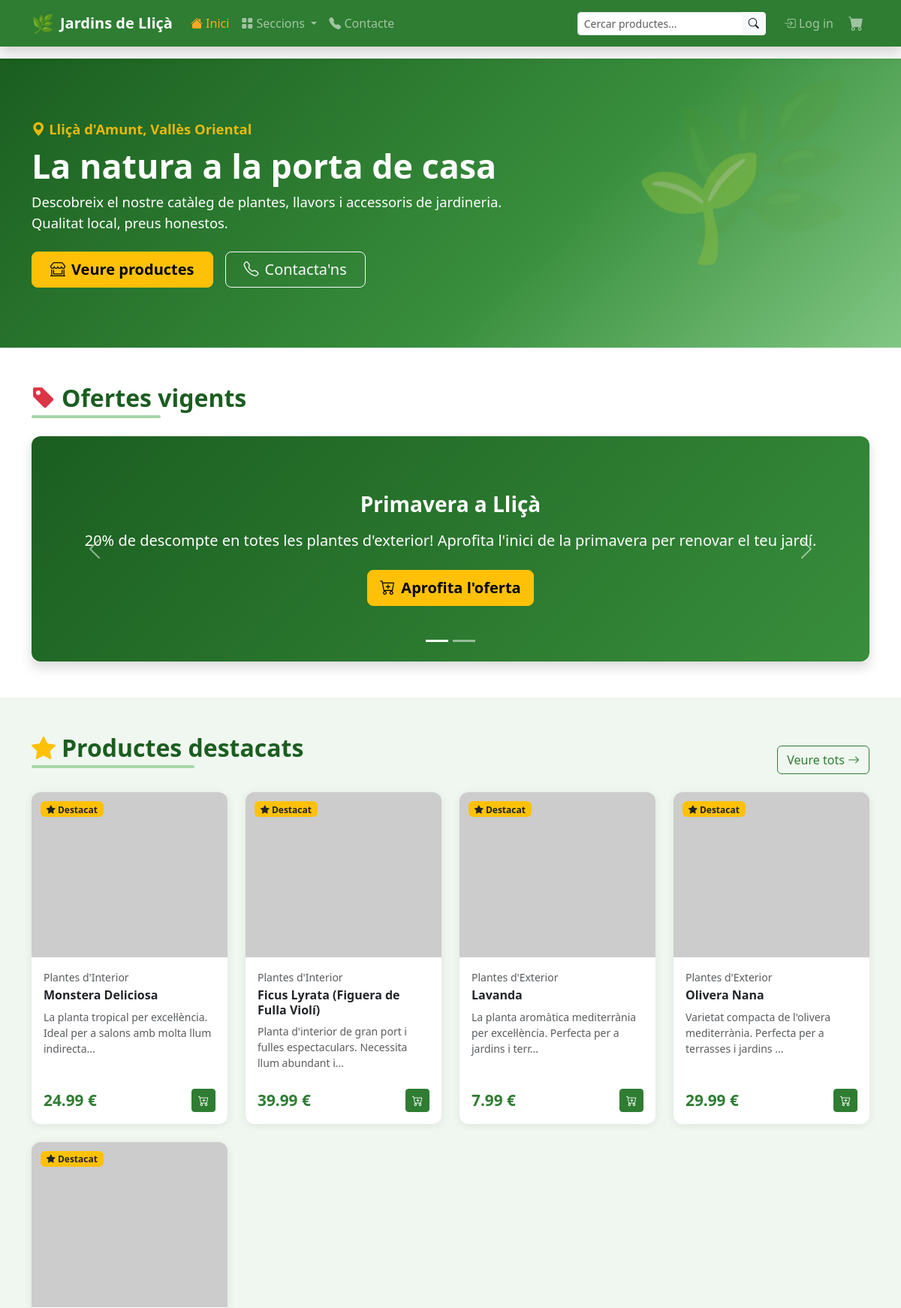
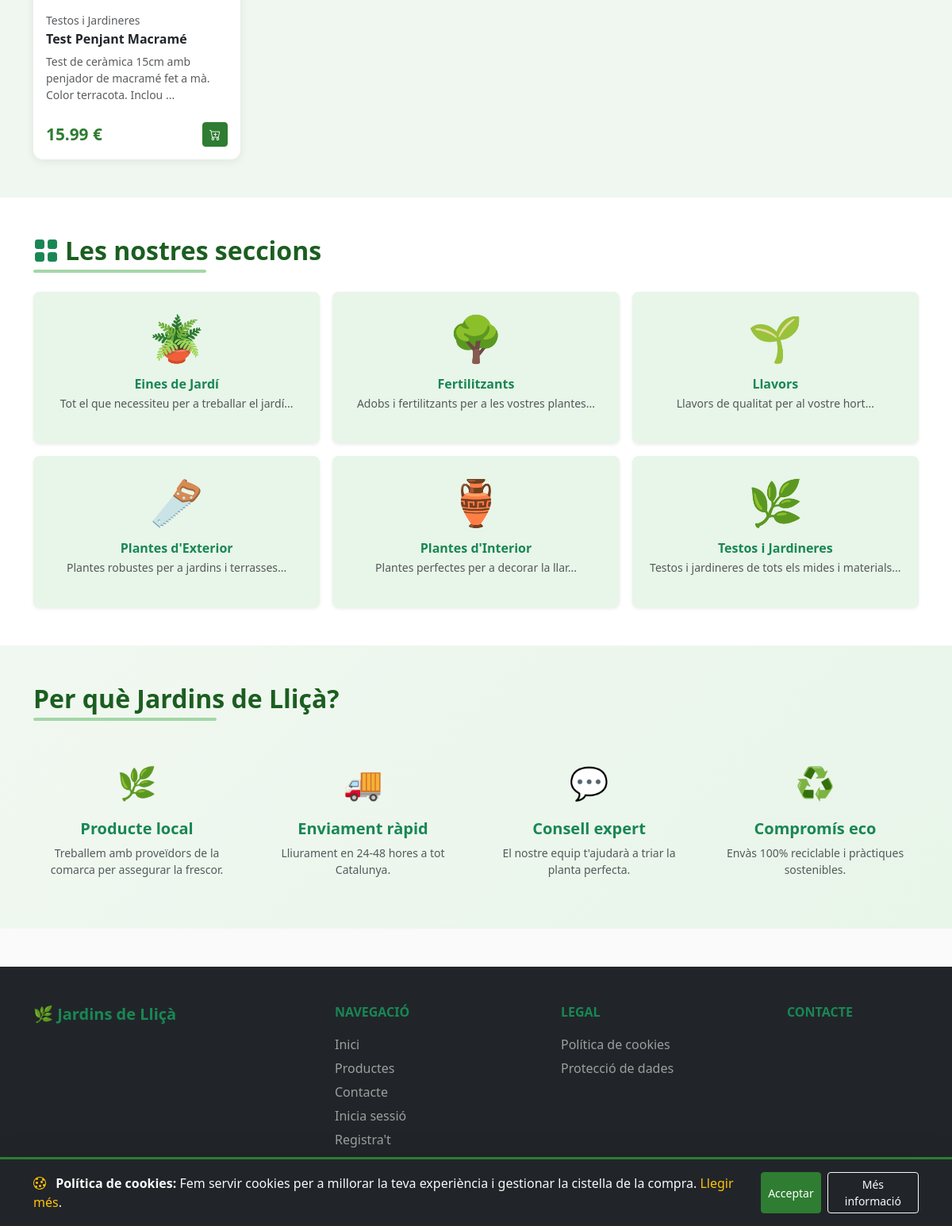
The page / on the database its author committed (2 pictures, top to bottom).
### tables this page shows
CREATE TABLE IF NOT EXISTS offers (
    id INT AUTO_INCREMENT PRIMARY KEY,
    name VARCHAR(200) NOT NULL,
    message TEXT,
    image VARCHAR(255) DEFAULT 'no-image.png',
    active TINYINT(1) DEFAULT 1,
    created_at TIMESTAMP DEFAULT CURRENT_TIMESTAMP
);

CREATE TABLE IF NOT EXISTS products (
    id INT AUTO_INCREMENT PRIMARY KEY,
    name VARCHAR(200) NOT NULL,
    description TEXT,
    price DECIMAL(10,2) NOT NULL,
    category_id INT,
    featured TINYINT(1) DEFAULT 0,
    image VARCHAR(255) DEFAULT 'no-image.png',
    active TINYINT(1) DEFAULT 1,
    stock INT DEFAULT 0,
    created_at TIMESTAMP DEFAULT CURRENT_TIMESTAMP,
    FOREIGN KEY (category_id) REFERENCES categories(id) ON DELETE SET NULL
);

CREATE TABLE IF NOT EXISTS categories (
    id INT AUTO_INCREMENT PRIMARY KEY,
    name VARCHAR(100) NOT NULL,
    slug VARCHAR(100) UNIQUE NOT NULL,
    description TEXT
);

### index.php (the view, shortened to what this page needs)
<?php
require_once 'includes/functions.php';
$offers         = getActiveOffers();
$featuredProducts = getFeaturedProducts();
$categories     = getCategories();
require_once 'includes/header.php';
?>
<section class="hero-section">
    <div class="container">
        <div class="row align-items-center">
            <div class="col-lg-7">
                <p class="text-warning fw-semibold mb-2"><i class="bi bi-geo-alt-fill"></i> Lliçà d'Amunt, Vallès Oriental</p>
                <h1 class="fade-in-up">La natura a la porta de casa</h1>
                <p class="lead fade-in-up">Descobreix el nostre catàleg de plantes, llavors i accessoris de jardineria. Qualitat local, preus honestos.</p>
                <div class="d-flex flex-wrap gap-3 mt-4 fade-in-up">
                    <a href="/PHP_WEB_EI/section.php" class="btn btn-warning btn-lg fw-bold px-4">
                        <i class="bi bi-shop-window me-2"></i>Veure productes
                    </a>
                    <a href="/PHP_WEB_EI/contact.php" class="btn btn-outline-light btn-lg px-4">
                        <i class="bi bi-telephone me-2"></i>Contacta'ns
                    </a>
                </div>
            </div>
            <div class="col-lg-5 text-center d-none d-lg-block">
                <div style="font-size:140px; opacity:0.4;">🌱</div>
            </div>
        </div>
    </div>
</section>
<?php if (!empty($offers)): ?>
<section class="py-5 bg-white">
    <div class="container">
        <h2 class="section-title mb-4"><i class="bi bi-tag-fill text-danger me-2"></i>Ofertes vigents</h2>
        <div id="offersCarousel" class="carousel slide offer-carousel" data-bs-ride="carousel">
            <div class="carousel-indicators">
                <?php foreach ($offers as $i => $offer): ?>
                    <button type="button" data-bs-target="#offersCarousel" data-bs-slide-to="<?= $i ?>" <?= $i === 0 ? 'class="active"' : '' ?>></button>
                <?php endforeach; ?>
            </div>
            <div class="carousel-inner rounded-3 shadow">
                <?php foreach ($offers as $i => $offer): ?>
                <div class="carousel-item <?= $i === 0 ? 'active' : '' ?>">
                    <div class="offer-card d-flex flex-column justify-content-center align-items-center text-center p-5" style="min-height:300px;">
                        <h3 class="fw-bold mb-3"><?= h($offer['name']) ?></h3>
                        <p class="fs-5 opacity-90 mb-4"><?= h($offer['message']) ?></p>
                        <a href="/PHP_WEB_EI/section.php" class="btn btn-warning btn-lg fw-bold">
                            <i class="bi bi-cart-plus me-2"></i>Aprofita l'oferta
                        </a>
                    </div>
                </div>
                <?php endforeach; ?>
            </div>
            <?php if (count($offers) > 1): ?>
            <button class="carousel-control-prev" type="button" data-bs-target="#offersCarousel" data-bs-slide="prev">
                <span class="carousel-control-prev-icon"></span>
            </button>
            <button class="carousel-control-next" type="button" data-bs-target="#offersCarousel" data-bs-slide="next">
                <span class="carousel-control-next-icon"></span>
            </button>
            <?php endif; ?>
        </div>
    </div>
</section>
<?php endif; ?>
<?php if (!empty($featuredProducts)): ?>
<section class="py-5" style="background: #f0f7f0;">
    <div class="container">
        <div class="d-flex justify-content-between align-items-end mb-4">
            <h2 class="section-title"><i class="bi bi-star-fill text-warning me-2"></i>Productes destacats</h2>
            <a href="/PHP_WEB_EI/section.php" class="btn btn-outline-success">Veure tots <i class="bi bi-arrow-right"></i></a>
        </div>
        <div class="row row-cols-1 row-cols-sm-2 row-cols-md-3 row-cols-lg-4 g-4">
            <?php foreach ($featuredProducts as $prod): ?>
            <div class="col">
                <div class="card product-card position-relative">
                    <span class="badge bg-warning text-dark badge-featured"><i class="bi bi-star-fill"></i> Destacat</span>
                    <div class="card-img-wrapper">
                        <?= productImage($prod['image'], $prod['name']) ?>
                    </div>
                    <div class="card-body d-flex flex-column">
                        <p class="text-muted small mb-1"><?= h($prod['category_name'] ?? '') ?></p>
                        <h6 class="card-title fw-bold"><?= h($prod['name']) ?></h6>
                        <p class="card-text text-muted small flex-grow-1"><?= h(mb_substr($prod['description'], 0, 80)) ?>...</p>
                        <div class="d-flex justify-content-between align-items-center mt-auto pt-2">
                            <span class="price"><?= number_format($prod['price'], 2) ?> €</span>
                            <form action="/PHP_WEB_EI/cart.php" method="POST">
                                <button type="submit" class="btn btn-success btn-sm">
                                    <i class="bi bi-cart-plus"></i>
                                </button>
                            </form>
                        </div>
                    </div>
                </div>
            </div>
            <?php endforeach; ?>
        </div>
    </div>
</section>
<?php endif; ?>
<section class="py-5 bg-white">
    <div class="container">
        <h2 class="section-title mb-4"><i class="bi bi-grid-fill text-success me-2"></i>Les nostres seccions</h2>
        <div class="row row-cols-2 row-cols-md-3 g-3">
            <?php
            $catEmojis = ['🪴','🌳','🌱','🪚','🏺','🌿'];
            foreach ($categories as $i => $cat):
            ?>
            <div class="col">
                <a href="/PHP_WEB_EI/section.php?slug=<?= h($cat['slug']) ?>" class="text-decoration-none">
                    <div class="card text-center py-4 h-100 border-0 shadow-sm rounded-3 category-card" style="background:var(--green-pale); transition:all .2s">
                        <div class="display-4"><?= $catEmojis[$i % count($catEmojis)] ?></div>
                        <div class="card-body">
                            <h6 class="fw-bold text-success mb-1"><?= h($cat['name']) ?></h6>
                            <p class="text-muted small mb-0"><?= h(mb_substr($cat['description'], 0, 60)) ?>...</p>
                        </div>
                    </div>
                </a>
            </div>
            <?php endforeach; ?>
        </div>
    </div>
</section>
<section class="py-5" style="background:linear-gradient(135deg,#f1f8f1,#e8f5e9);">
    <div class="container">
        <h2 class="section-title mb-5 text-center" style="margin:0 auto;">Per què Jardins de Lliçà?</h2>
        <div class="row g-4 text-center">
            <div class="col-md-3">
                <div class="fs-1 mb-3">🌿</div>
                <h5 class="fw-bold text-success">Producte local</h5>
                <p class="text-muted small">Treballem amb proveïdors de la comarca per assegurar la frescor.</p>
            </div>
            <div class="col-md-3">
                <div class="fs-1 mb-3">🚚</div>
                <h5 class="fw-bold text-success">Enviament ràpid</h5>
                <p class="text-muted small">Lliurament en 24-48 hores a tot Catalunya.</p>
            </div>
            <div class="col-md-3">
                <div class="fs-1 mb-3">💬</div>
                <h5 class="fw-bold text-success">Consell expert</h5>
                <p class="text-muted small">El nostre equip t'ajudarà a triar la planta perfecta.</p>
            </div>
            <div class="col-md-3">
                <div class="fs-1 mb-3">♻️</div>
                <h5 class="fw-bold text-success">Compromís eco</h5>
                <p class="text-muted small">Envàs 100% reciclable i pràctiques sostenibles.</p>
            </div>
        </div>
    </div>
</section>
<?php require_once 'includes/footer.php'; ?>

### includes/functions.php (shortened to what this page needs)
<?php
function getFeaturedProducts(): array {
    $pdo = getDB();
    $stmt = $pdo->query("SELECT p.*, c.name AS category_name FROM products p LEFT JOIN categories c ON p.category_id = c.id WHERE p.featured = 1 AND p.active = 1 ORDER BY p.created_at DESC LIMIT 8");
    return $stmt->fetchAll();
}
function getCategories(): array {
    $pdo = getDB();
    $stmt = $pdo->query("SELECT * FROM categories ORDER BY name");
    return $stmt->fetchAll();
}
function getActiveOffers(): array {
    $pdo = getDB();
    $stmt = $pdo->query("SELECT * FROM offers WHERE active = 1 ORDER BY created_at DESC");
    return $stmt->fetchAll();
}
function h(string $str): string {
    return htmlspecialchars($str, ENT_QUOTES, 'UTF-8');
}
function productImage(string $img, string $alt = ''): string {
    $path = '/PHP_WEB_EI/uploads/products/' . $img;
    $placeholder = 'https://placehold.co/300x300/e8f5e9/2e7d32?text=' . urlencode($alt ?: 'Producte');
    $fullPath = __DIR__ . '/../uploads/products/' . $img;
    $src = (file_exists($fullPath) && $img !== 'no-image.png') ? $path : $placeholder;
    return '<img src="' . h($src) . '" alt="' . h($alt) . '" class="img-fluid">';
}

### rows shown on the page
offers: name "Primavera a Lliçà", message "20% de descompte en totes les plantes d'exterior! Aprofita l'inici de la primavera per renovar el teu jardí."
products: category.name "Plantes d'Interior", name "Monstera Deliciosa", description "La planta tropical per excel·lència. Ideal per a salons amb molta llum indirecta", price "24.99"
products: category.name "Plantes d'Interior", name "Ficus Lyrata (Figuera de Fulla Violí)", description "Planta d'interior de gran port i fulles espectaculars. Necessita llum abundant i", price "39.99"
products: category.name "Plantes d'Exterior", name "Lavanda", description "La planta aromàtica mediterrània per excel·lència. Perfecta per a jardins i terr", price "7.99"
products: category.name "Plantes d'Exterior", name "Olivera Nana", description "Varietat compacta de l'olivera mediterrània. Perfecta per a terrasses i jardins", price "29.99"
products: category.name "Testos i Jardineres", name "Test Penjant Macramé", description "Test de ceràmica 15cm amb penjador de macramé fet a mà. Color terracota. Inclou", price "15.99"
categories: catEmojis "🪴", name "Eines de Jardí", description "Tot el que necessiteu per a treballar el jardí"
categories: catEmojis "🌳", name "Fertilitzants", description "Adobs i fertilitzants per a les vostres plantes"
categories: catEmojis "🌱", name "Llavors", description "Llavors de qualitat per al vostre hort"
categories: catEmojis "🪚", name "Plantes d'Exterior", description "Plantes robustes per a jardins i terrasses"
categories: catEmojis "🏺", name "Plantes d'Interior", description "Plantes perfectes per a decorar la llar"
categories: catEmojis "🌿", name "Testos i Jardineres", description "Testos i jardineres de tots els mides i materials"
